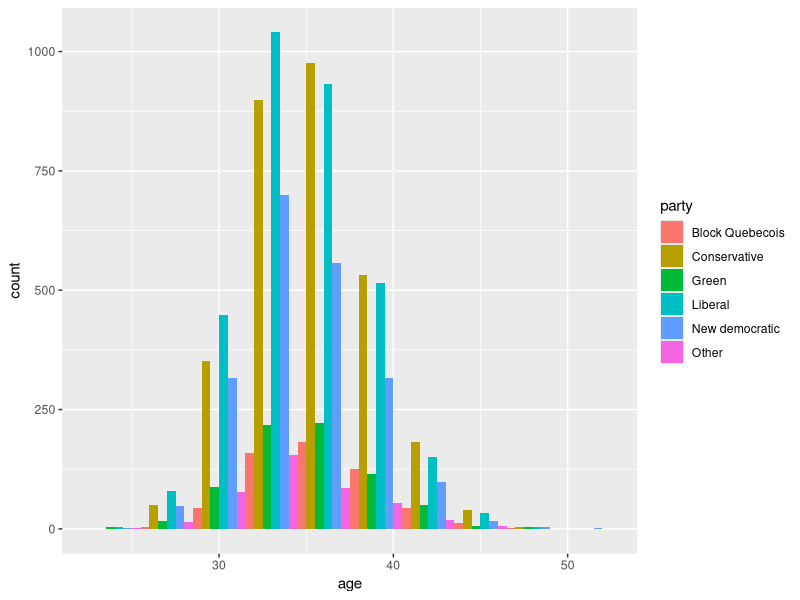
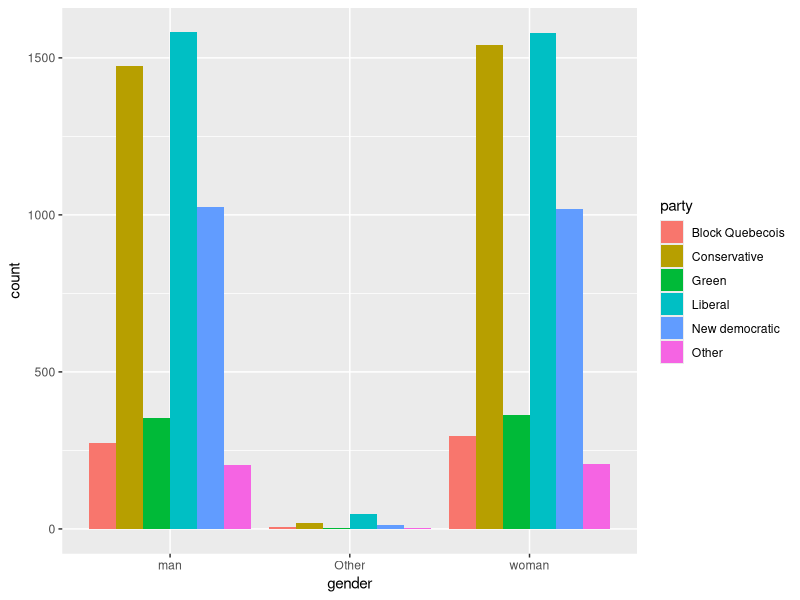
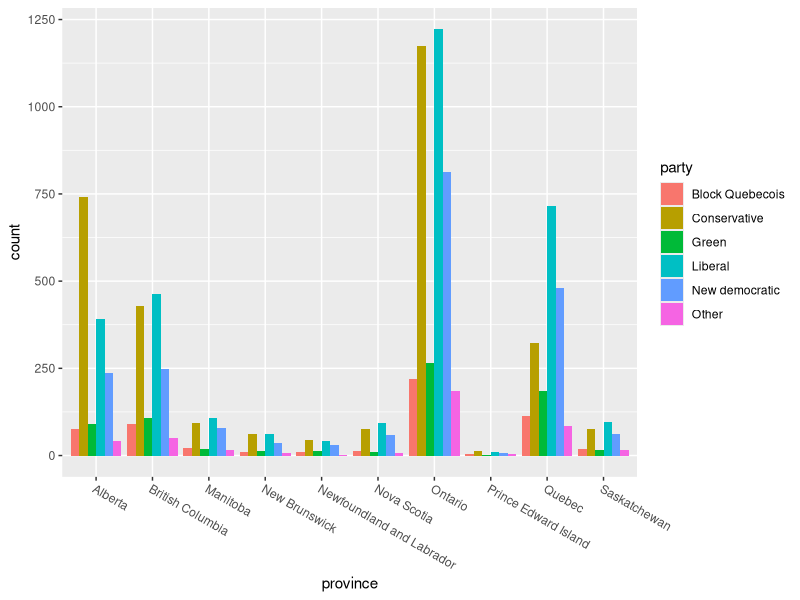
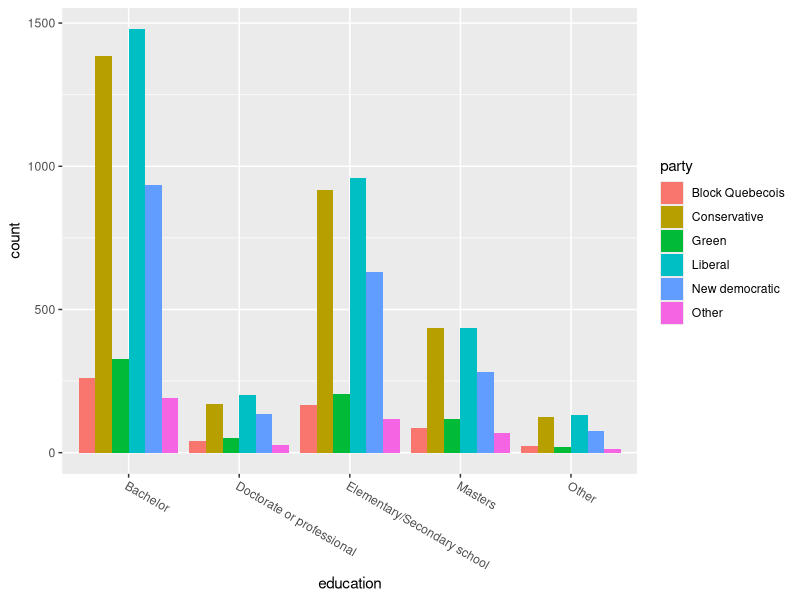
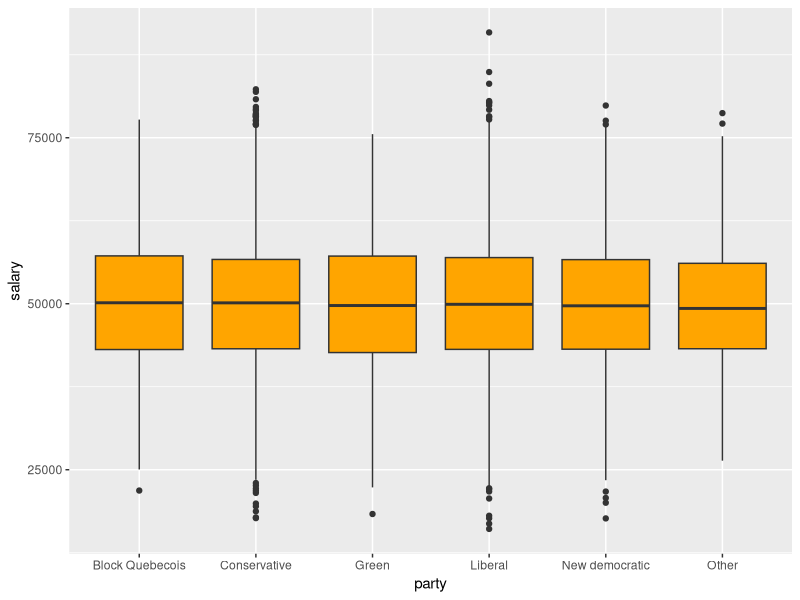
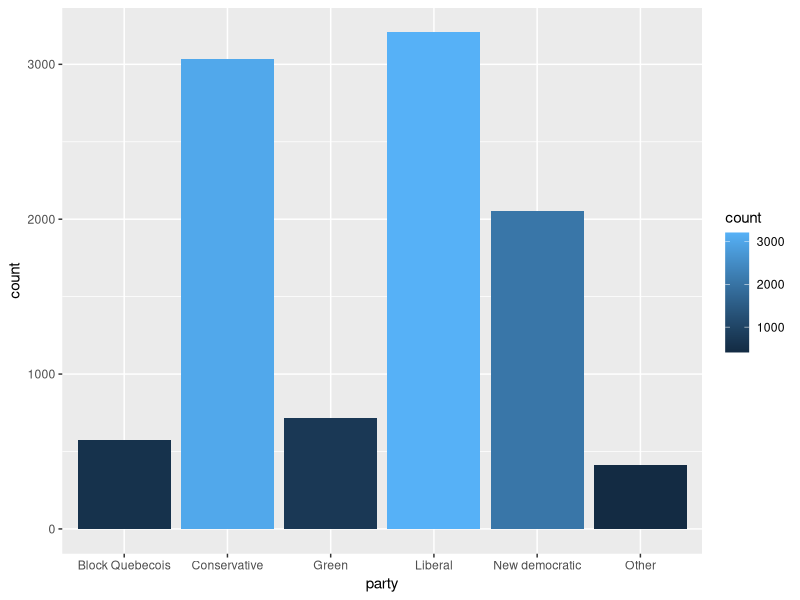
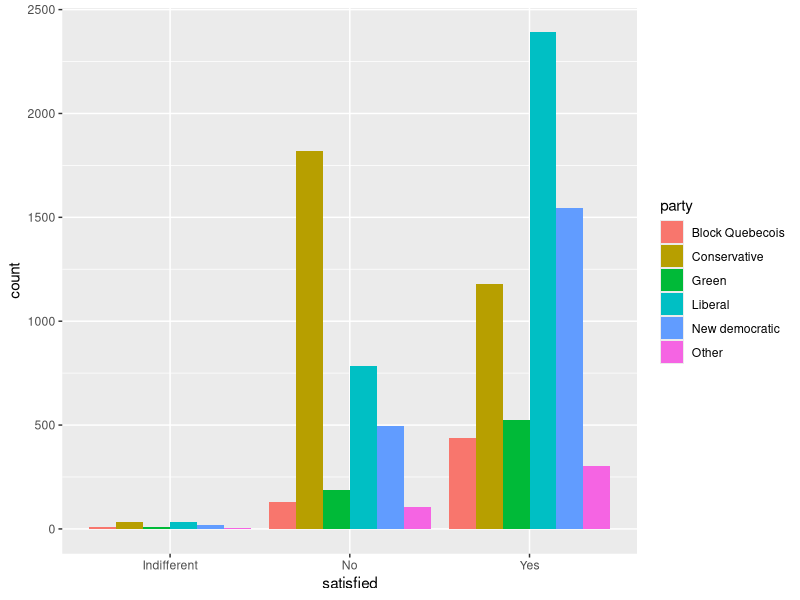
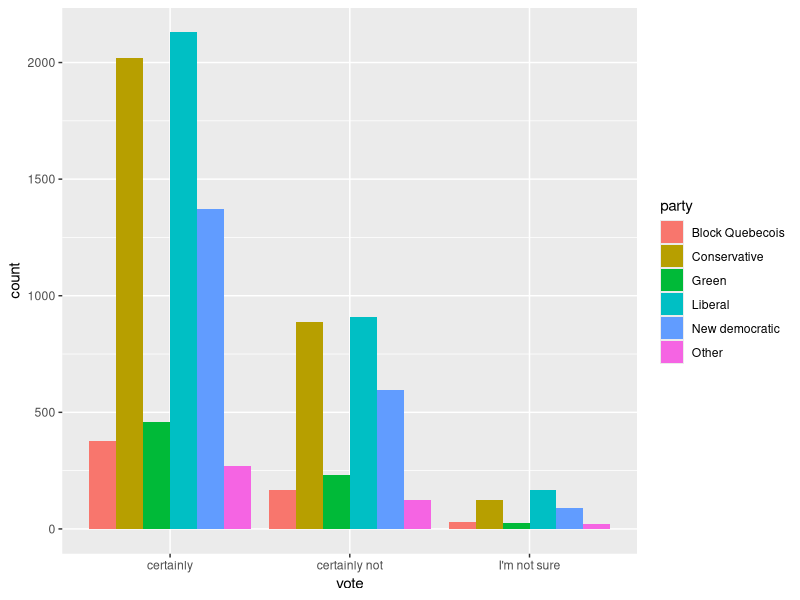

Source code (R) for these figures, in order:
## ---- chunk 1
knitr::opts_chunk$set(echo = TRUE)
## ---- chunk 2
library(ggplot2)
library(knitr)
population <- structure(list(Province = c("Ontario", "Quebec", "British Columbia", 
"Alberta", "Manitoba", "Saskatchewan", "Nova Scotia", "New Brunswick", 
"Newfoundland and Labrador", "Prince Edward Island"), `Population in 2019` = c(14501100, 
8443200, 5048000, 4389000, 1367000, 1178200, 963500, 773100, 
523900, 155300), `Number of samples` = c(3883, 2261, 1351, 1175, 
366, 315, 258, 207, 140, 41)), row.names = c(NA, -10L), class = c("tbl_df", 
"tbl", "data.frame"))
kable(population)
## ---- chunk 3
# simulation of survey result
N=10000
sid <- seq(N)
ages_support <- structure(list(Party = c("Liberal", "Conservative", "New democratic", 
"Block Quebecois", "Green", "Other"), `18-34` = c(0.34, 0.25, 
0.24, 0.04, 0.07, 0.0599999999999998), `35-54` = c(0.31, 0.33, 
0.19, 0.07, 0.07, 0.0299999999999998), `55+` = c(0.32, 0.39, 
0.12, 0.09, 0.05, 0.03)), row.names = c(NA, -6L), class = c("tbl_df", 
"tbl", "data.frame"))
ages <- round(exp(rnorm(N, 3.55,0.1)))
salary <- rnorm(N,50000,10000)
uniform <- runif(N)
education <- structure(list(education = c("Elementary/Secondary school", "Bachelor", 
"Masters", "Doctorate or professional", "Other"), `sample number` = c(7567, 
11453, 3566, 1458, 956)), row.names = c(NA, -5L), class = c("tbl_df", 
"tbl", "data.frame"))
male_ratio <- 98.3/(98.3+100)
vote_ratio <- 65.95/100
satisfaction_ratio <- 75/100
data <- data.frame(survey_id=sid)
data$age <- ages

data$party <- mapply(function(i,a){
  if(a<34){
    ages_support$Party[findInterval(uniform[i],cumsum(ages_support$`18-34`))+1]
  }else if(a>=34 & a<=54){
    ages_support$Party[findInterval(uniform[i],cumsum(ages_support$`35-54`))+1]
  }else{
    ages_support$Party[findInterval(uniform[i],cumsum(ages_support$`55+`))+1]
  }
}, data$survey_id, data$age)

uniform <- runif(N)
population_cut <- cumsum(population$`Population in 2019`/sum(population$`Population in 2019`))
data$province <- mapply(function(i,pat){
  idx <- findInterval(uniform[i], population_cut)+1
  if (runif(1)>.5 & idx==2 & pat == "Conservative") {
    idx <- 4
  }
  population$Province[idx]
}, data$survey_id,data$party)

uniform <- runif(N)
data$gender <- mapply(function(i){
  if(uniform[i]<0.01){
    "Other"
  }else if(uniform[i]>=0.01 & uniform[i]<male_ratio){
    "man"
  }else{
    "woman"
  }
}, data$survey_id)

uniform <- runif(N)
education_cut <- cumsum(education$`sample number`/sum(education$`sample number`))
data$education <- mapply(function(i){
  education$education[findInterval(uniform[i], education_cut)+1]
}, data$survey_id)

uniform <- runif(N)
data$vote <- mapply(function(i){
  if(uniform[i]<vote_ratio){
    "certainly"
  }else if(uniform[i]>vote_ratio&uniform[i]<0.95){
    "certainly not"
  }else {
    "I'm not sure"
  }
}, data$survey_id)

uniform <- runif(N)
data$satisfied <- mapply(function(i, p){
  if(uniform[i]<satisfaction_ratio){
    if(runif(1)>.5 & p=="Conservative")
    {
      "No"
    }else
    { 
      "Yes"
    }
  }else if(uniform[i]>satisfaction_ratio&uniform[i]<0.99){
    "No"
  }else {
    "Indifferent"
  }
  
     
}, data$survey_id, data$party)

## ---- chunk 4
ggplot(data, aes(x=age)) +
  geom_histogram(bins=10,position="dodge",aes(fill=party))

## ---- chunk 5
ggplot(data, aes(x=gender)) +
  geom_bar(position="dodge",aes(fill=party))

## ---- chunk 6
ggplot(data, aes(x=province)) +
  geom_bar(position="dodge",aes(fill=party)) +
  theme(axis.text.x = element_text(angle=-30, hjust=0))

## ---- chunk 7
ggplot(data, aes(x=education)) +
  geom_bar(position="dodge",aes(fill=party)) +
  theme(axis.text.x = element_text(angle=-30, hjust=0))

## ---- chunk 8
ggplot(data, aes(x=party, y=salary)) +
  geom_boxplot(fill="orange")

## ---- chunk 9
ggplot(data, aes(x=party)) +
  geom_bar(aes(fill=..count..))
## ---- chunk 10
ggplot(data, aes(x=satisfied)) +
  geom_bar(position="dodge",aes(fill=party))

## ---- chunk 11
ggplot(data, aes(x=vote)) +
  geom_bar(position="dodge",aes(fill=party))

